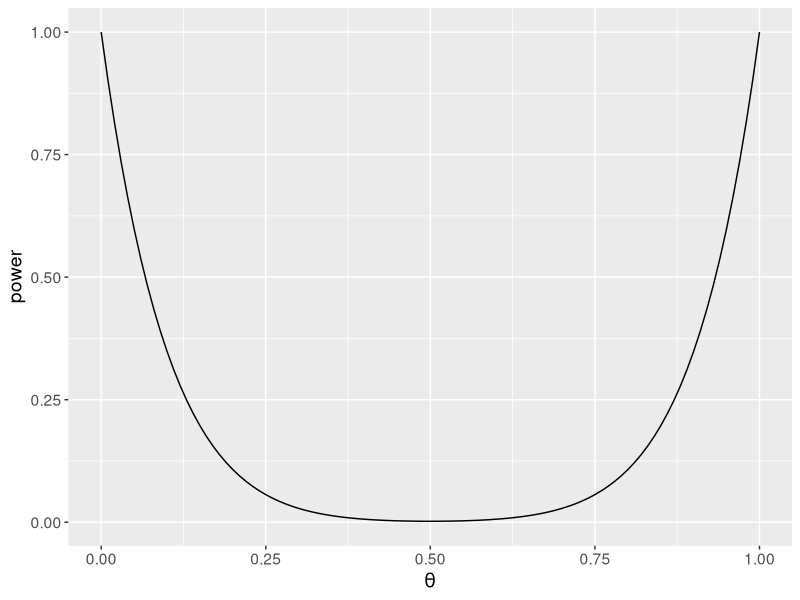
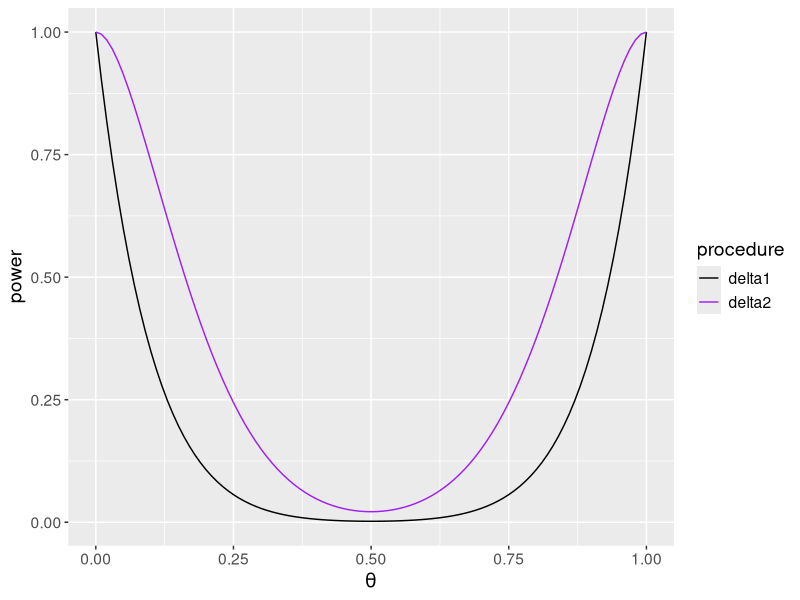

Here is the R script that generated these plots, in order:
## ---- chunk 1
knitr::opts_chunk$set(echo = TRUE, message = F, warning = F,
                      fig.width = 6, fig.height = 4)
## ---- chunk 2
power_fn <- function(theta, n, r_vals){
  # theta is possible vector of theta_vals
  # n = number of trials
  # r_vals = values in rejection region
  n_theta <- length(theta)
  ret <- rep(NA, n_theta)
  for(i in 1:n_theta){
    ret[i] <- sum(dbinom(r_vals, n, theta[i]))
  }
  return(ret)
}


# create sequence of theta values for plotting purposes
theta_vals <- seq(0, 1, 0.01)
n <- 10
delta1 <- power_fn(theta_vals, n, c(0, 10))
## ---- chunk 3
library(tidyverse)
data.frame(theta = theta_vals, power = delta1) %>%
  ggplot(., aes(x = theta, y = power)) +
  geom_line()+
  xlab(expression(theta)) +
  theme(text = element_text(size = 14))
## ---- chunk 4
delta2 <- power_fn(theta_vals, n, c(0, 1, 9, 10))
data.frame(theta = theta_vals, delta1, delta2) %>%
  pivot_longer(cols = 2:3, names_to = "procedure", values_to = "power") %>%
  ggplot(.,aes(x = theta, y = power, col = procedure)) +
  geom_line() + 
  scale_color_manual(values = c("black", "purple"))+
  xlab(expression(theta)) +
  theme(text = element_text(size = 14))
  
